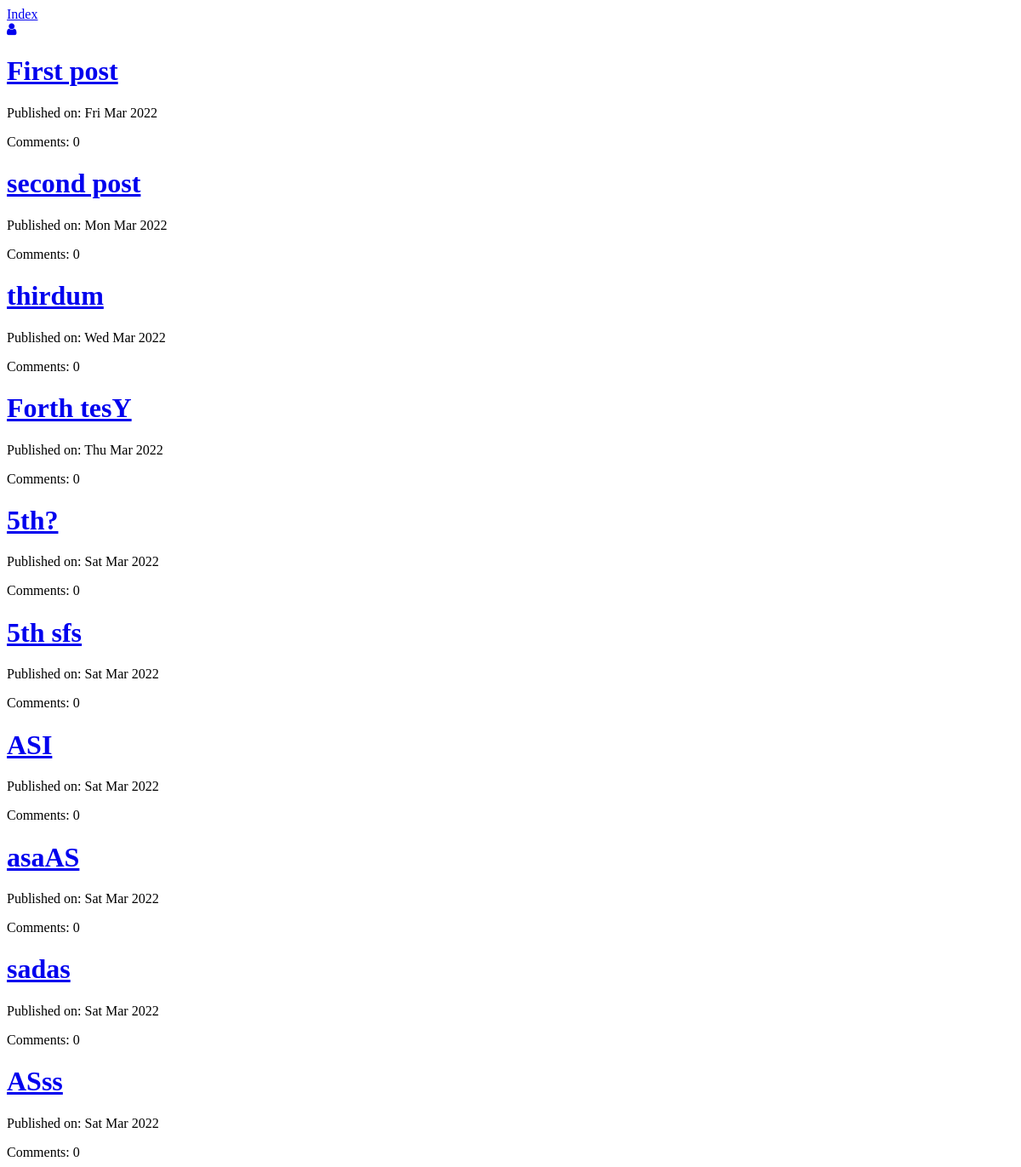
Before: / with the older database file.
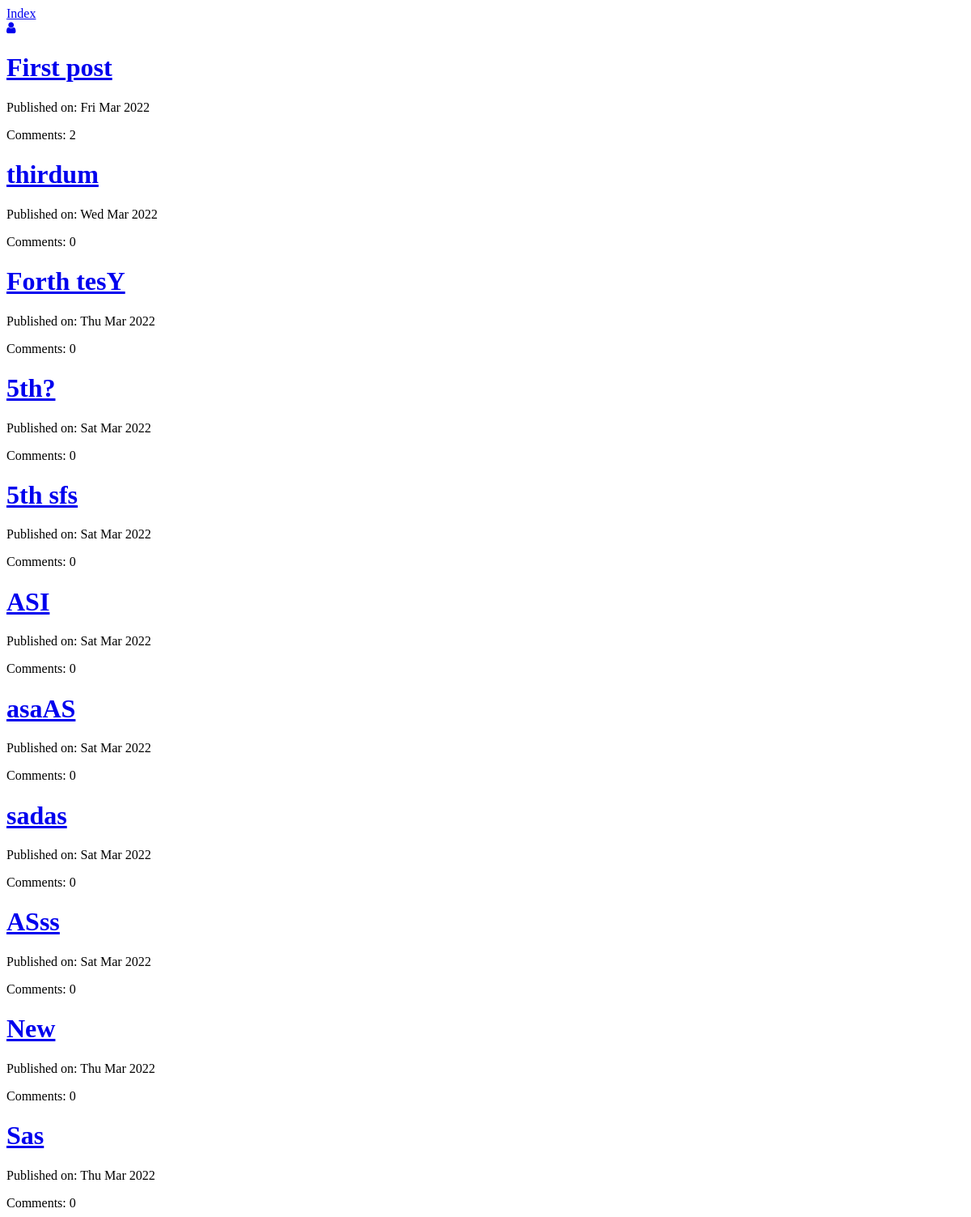
After: the same page with the newer database file.
### blog/models.py (models this page shows, shortened)
class Post(models.Model):
    author = models.ForeignKey('auth.User', on_delete=models.CASCADE)
    title = models.CharField(max_length=200)
    text = models.TextField()
    created_date = models.DateTimeField(default=timezone.now, blank=True)
    slug = models.SlugField(unique=True, blank=True, default='autogenerated-slug')

### blog/views.py (the view)
# urls.py: path('', views.PostListView.as_view(), name='post_list'),
class PostListView(generic.ListView):
    model = Post

### blog/templates/blog/post_list.html
{% extends 'blog/base.html' %}
{% block content %}
<div class="centerstage">
    {% for post in post_list %}
        <div class="post">
            <h1><a href="{% url 'blog:post_detail' post.slug %}">
                {{ post.title }}
            </a></h1>
            <div class="date">
                <p>Published on: {{ post.created_date|date:"D M Y"}}</p>
            </div>
            <span>Comments: {{ post.comments.count }}</span>
        </div>
    {% endfor %}
</div>
{% endblock %}

### blog/templates/blog/base.html (shortened to what this page needs)
<!DOCTYPE html>
{% load static %}
<html>
  <head>
    <link href="https://maxcdn.bootstrapcdn.com/font-awesome/4.7.0/css/font-awesome.min.css" rel="stylesheet">
  </head>
  <body>
    <nav>
      <div class="container">
        <div>
          <a href="{% url 'blog:post_list' %}">Index</a>
        </div>
        <div>
          {% if user.is_authenticated %}
            <a href="{% url 'blog:post_new' %}">New Post</a>
            <a href="{% url 'logout' %}">Log out</a>
            <span>Welcome: {{ user.username }}</span>
          {% else %}
            <a href="{% url 'login' %}" aria-label="Login">
              <span class="fa fa-user" aria-hidden="true"></span>
            </a>
          {% endif %}
        </div>
      </div>
    </nav>
    <div class="blog_posts">
      {% block content %}
      {% endblock %}
    </div>
  </body>
</html>

Changed rows visible on the page:
removed Post: title "second post", created_date "Mon Mar 2022", comments.count "0"
changed Post "First post": comments.count "0" → "2"
added Post: title "New", created_date "Thu Mar 2022", comments.count "0"
added Post: title "Sas", created_date "Thu Mar 2022", comments.count "0"
